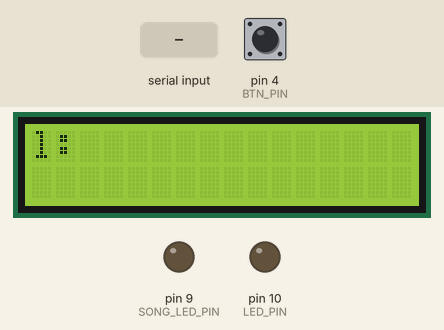
Simulated run of this sketch. Board: Arduino Uno, built with avr-gcc and run on an emulated ATmega328P. Shown: 16×2 character LCD, output pins drawn as LEDs (lit = HIGH). The inputs (shaded band) are chosen by the test bench; at power-on: pin 4 (BTN_PIN) HIGH. The local clock reads 2024-03-15 10:24:30 at power-on unless the sketch sets it; what the sketch prints to the serial monitor is not drawn.

Above: at 1.2 s.
1.3 s: "4\n" received over Serial
At 2.5 s:
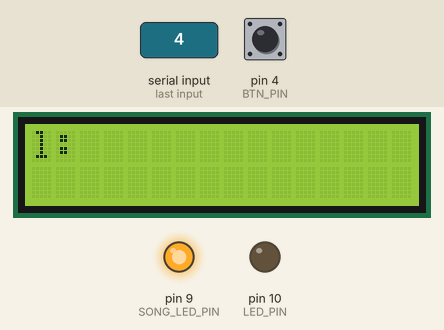
2.8 s: byte 49 ('1') received over Serial
At 3.8 s:
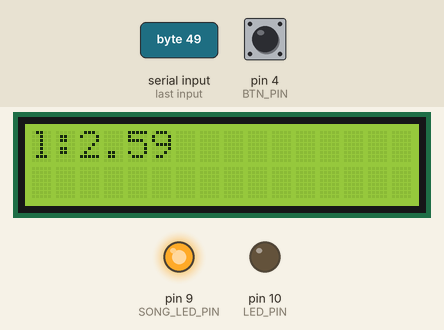
5.5 s: pin 4 (BTN_PIN) pulled LOW for 0.15 s
At 7.7 s:
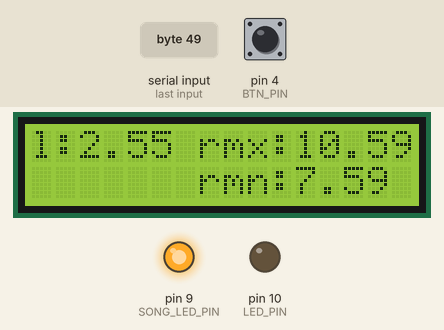
8.6 s: byte 50 ('2') received over Serial
At 8.81 s:
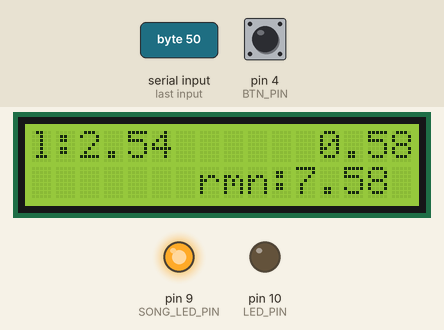
10.5 s: byte 51 ('3') received over Serial
At 11.8 s:
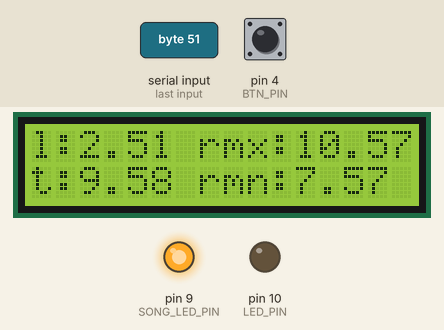
13.5 s: "2\n" received over Serial
At 13.9 s:
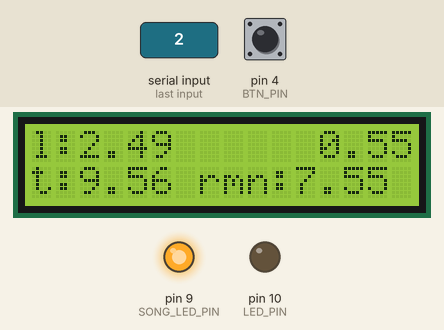
Timing chart, 0 to 16.5 s (numbered marks = the images above; inputs shaded):
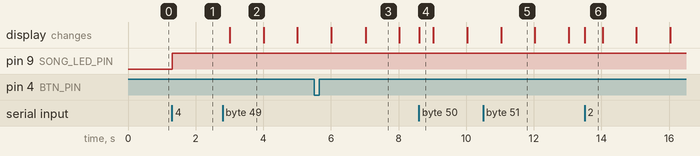

The sketch:

dota2.ino
```cpp
// базовый пример инициализации и вывода текста
#include <LiquidCrystal_I2C.h>
LiquidCrystal_I2C lcd(0x27, 16, 2);  // адрес, столбцов, строк

#include <microDS3231.h>
MicroDS3231 rtc;

#include "GyverButton.h"
int BTN_PIN = 4;
int LED_PIN = 10;
int SONG_LED_PIN = 9;
GButton butt1(BTN_PIN);

int start_game_unix = 0;
int kill_torm_unix = 0;
int kill_rosh_unix = 0;
int led_value = 0;


bool rosh_died = false;
bool start = false;
bool torm_died = false;
bool songing = false;
bool led_up = true;

const int SPEAKER=11;


void setup() {

  Serial.begin(9600);
  lcd.init();           // инициализация
  lcd.backlight();      // включить подсветку

  lcd.setCursor(0, 0);
  lcd.print("l:");

  butt1.setDebounce(40);        // настройка антидребезга (по умолчанию 80 мс)
  butt1.setTimeout(1000);        // настройка таймаута на удержание (по умолчанию 500 мс)
  butt1.setClickTimeout(600);
  butt1.setType(HIGH_PULL);
  butt1.setDirection(NORM_OPEN);
  pinMode(LED_PIN, OUTPUT);
  pinMode(SONG_LED_PIN, OUTPUT);
}

void beep()
{

  tone(SPEAKER, 784, 1000);

}

/**
 * Calculates the number of seconds remaining until a given moment.
 *
 * @param time_stamp the UNIX timestamp representing the starting point
 * @param to_moment_sec the number of seconds to the desired moment
 *
 * @return the number of seconds remaining until the desired moment
 *
 * @throws None
 */
int get_seconds_to_moment(int time_stamp, int to_moment_sec)
{

  int current_unix = rtc.getUnix(7);

  int elapsed_seconds = current_unix - time_stamp;
  int return_seconds = to_moment_sec - elapsed_seconds;

  if (return_seconds < 15)
  {
    digitalWrite(LED_PIN, HIGH);
  }
  else
  {
    digitalWrite(LED_PIN, LOW);
  }
  if (return_seconds == 10)
    if (songing)
      beep();
  return return_seconds;
}

/**
 * Draws a lotus on the screen with the elapsed time since the start of the game.
 *
 * @param start_game_unix the Unix timestamp representing the start of the game
 *
 * @return void
 *
 * @throws None
 */
void draw_lotus()
{
  int to_lotus_sec = 3 * 60;

  int elapsed_seconds = get_seconds_to_moment(start_game_unix, to_lotus_sec);
  int elapsed_minutes = elapsed_seconds / 60;
  elapsed_seconds = elapsed_seconds % 60;


  char lcd_buffer[32]; // Массив для вывода
  sprintf(lcd_buffer, "%d.%02d", elapsed_minutes,elapsed_seconds );
  lcd.setCursor(2, 0);
  lcd.print(lcd_buffer);
  Serial.println(lcd_buffer);
  if (elapsed_minutes <= 0 && elapsed_seconds <= 0)
  {
    start_game_unix =rtc.getUnix(7);

  }

}
/**
 * Updates the status of the Torm.
 *
 * @return void
 */
void torm_status()
{
  int torm_time = 599;
  int elapsed_seconds = get_seconds_to_moment(kill_torm_unix, torm_time);


  int torm_time_minute = elapsed_seconds / 60;
  int torm_time_sec = elapsed_seconds % 60;

  char lcd_buffer[32];
  if (torm_time_minute >= 0 && torm_time_sec >= 0)
  {
    sprintf(lcd_buffer, "t:%d.%02d", torm_time_minute, torm_time_sec );
    lcd.setCursor(0, 1);
    lcd.print(lcd_buffer);
  }

  if (torm_time_minute == 0 && torm_time_sec == 0)
  {
    torm_died = false;
    lcd.print("        ");
    lcd.setCursor(0, 1);
    lcd.print("Talive");
  }
}
/**
 * Updates the status of the rosh (a game character) on the LCD display.
 *
 * This function calculates the time remaining for the maximum and minimum
 * rosh values and displays them on the LCD screen. If the maximum rosh time
 * is 9 minutes and 59 seconds, it clears the corresponding LCD position. If
 * the maximum rosh time is 0 minutes and 0 seconds, it sets the rosh_died
 * flag to false. Otherwise, it formats and displays the maximum rosh time
 * using the lcd_buffer array. Similarly, it formats and displays the minimum
 * rosh time using the lcd_buffer array if the values are non-negative.
 * If the rosh_died flag is false, it clears the LCD positions and displays
 * "Ralive" to indicate that the rosh is alive.
 *
 * @param None
 *
 * @return None
 *
 * @throws None
 */
void rosh_status()
{
  int max_rosh = 11 * 60;
  int min_rosh = 8 * 60;


  int elapsed_seconds_max_rosh = get_seconds_to_moment(kill_rosh_unix, max_rosh);
  int max_rosh_minute = elapsed_seconds_max_rosh / 60;
  int max_rosh_sec = elapsed_seconds_max_rosh % 60;

  int elapsed_seconds_min_rosh = get_seconds_to_moment(kill_rosh_unix, min_rosh);
  int min_rosh_minute = elapsed_seconds_min_rosh / 60;
  int min_rosh_sec = elapsed_seconds_min_rosh % 60;

  char lcd_buffer[32]; // Массив для вывода
  if (max_rosh_minute == 9 && max_rosh_sec <= 59)
  {
    lcd.setCursor(15, 0);
    lcd.print(" ");
  }
  if (max_rosh_minute <= 0 && max_rosh_sec <= 0)
  {
    rosh_died = false;
  }
  else
  {
    sprintf(lcd_buffer, "rmx:%d.%02d", max_rosh_minute ,max_rosh_sec);
    lcd.setCursor(7, 0);
    lcd.print(lcd_buffer);
  }
  if (min_rosh_minute >= 0 && min_rosh_sec >= 0)
  {
    sprintf(lcd_buffer, "rmn:%d.%02d", min_rosh_minute, min_rosh_sec );
    lcd.setCursor(7, 1);
    lcd.print(lcd_buffer);
    Serial.println(lcd_buffer);
  }
  else
  {
    lcd.setCursor(7, 1);
    lcd.print("        ");
  }
  if (!rosh_died)
  {
    lcd.setCursor(7, 0);
    lcd.print("        ");
    lcd.setCursor(7, 1);
    lcd.print("        ");
    lcd.setCursor(7, 0);
    lcd.print("Ralive");
  }

}

void loop() {
  char signal = Serial.read();
  if (millis()%1000<2 && start)
  {
    draw_lotus();
    if (rosh_died)
      rosh_status();
    if (torm_died)
      torm_status();
  }
  else if (millis()%1000<2 && !start)
  {
    lcd.clear();
    rosh_died = false;
    torm_died = false;
    lcd.setCursor(0, 0);
    lcd.print("l:");
  }


  butt1.tick();  // обязательная функция отработки. Должна постоянно опрашиваться
  if (butt1.isClick()) Serial.println(rtc.getTimeString());         // проверка на один клик
  if (butt1.isTriple() || signal == '1')
  {
    start_game_unix =rtc.getUnix(7);
    start = !start;
  }
  if (butt1.isSingle() || signal == '2')
  {
    rosh_died = true;
    kill_rosh_unix = rtc.getUnix(7);
    lcd.setCursor(7, 0);
    lcd.print("     ");
  }       // проверка на двойной клик
  if (butt1.isDouble() || signal == '3')
  {
    torm_died = true;
    kill_torm_unix = rtc.getUnix(7);
  }
  if (butt1.isHolded() || signal == '4')
  {
    Serial.println("hold");
    songing = !songing;

  }
  // if (millis()%1000<2  && hold )
  // {
  //   Serial.println("hold");
  //   songing = !songing;
  // }
  if (songing)
  {
    digitalWrite(SONG_LED_PIN, HIGH);
  }
  else
    digitalWrite(SONG_LED_PIN, 0);

}
```

Measured:
- after the input at 1.3 s, pin 9 (SONG_LED_PIN): LOW → HIGH at once
- after the input at 2.8 s, the display: changes after 0.21 s (image 2)
- after the input at 5.5 s, the display: first differs from a run without the input after 1.5 s (image 3)
- after the input at 8.6 s, the display: changes at once (image 4)
- after the input at 10.5 s, the display: changes after 0.53 s (image 5)
- after the input at 13.5 s, the display: changes at once (image 6)
- what the display in image 3 shows lasts 1.0 s, from 7.0 s to 8.0 s
